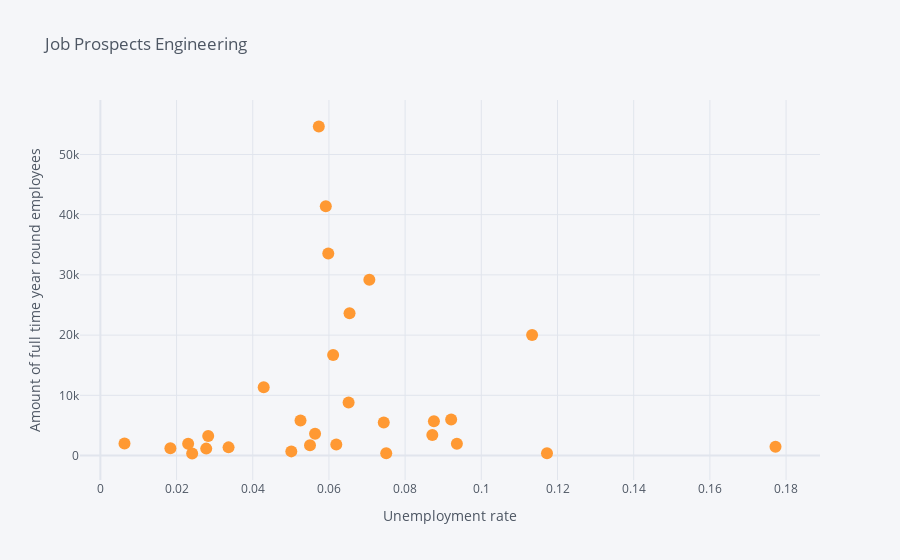
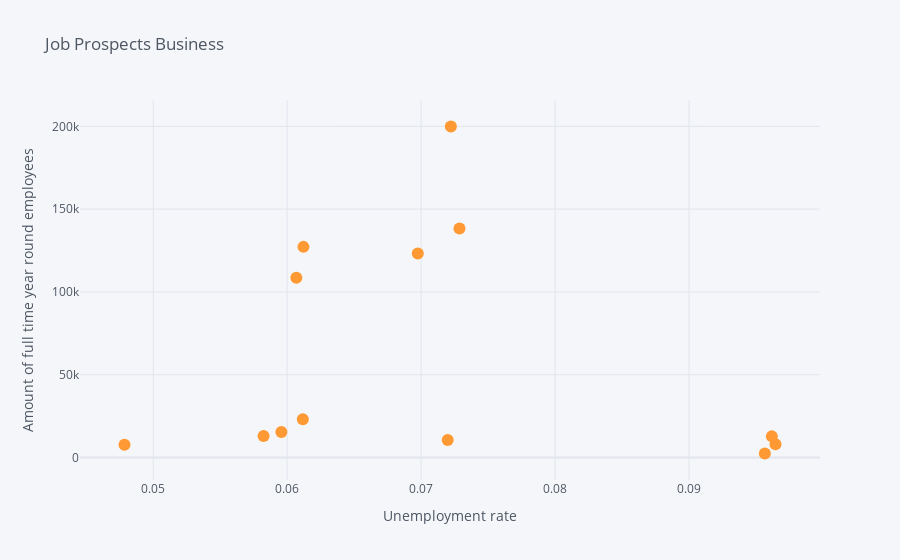

Write notebook code for charts like these, in order.
### Code cell
tds = df[df["Major_category"] == "Engineering"]
#Full_time_year_round,Unemployed,Unemployment_rate,Median,P25th,P75th,College_jobs,Non_college_jobs,Low_wage_jobs
tds.iplot(
    x="Unemployment_rate",
    y="Full_time_year_round",
    xTitle="Unemployment rate",
    yTitle="Amount of full time year round employees",
    text="Major",
    mode="markers",
    title="Job Prospects Engineering",
)

tds = df[df["Major_category"] == "Business"]
#Full_time_year_round,Unemployed,Unemployment_rate,Median,P25th,P75th,College_jobs,Non_college_jobs,Low_wage_jobs
tds.iplot(
    x="Unemployment_rate",
    y="Full_time_year_round",
    xTitle="Unemployment rate",
    yTitle="Amount of full time year round employees",
    text="Major",
    mode="markers",
    title="Job Prospects Business",
)

### Figure 1 — Plotly figure (JSON) as saved in the notebook; plotly's stock layout.template omitted (floating-point values rounded to 4 significant figures)
{"data": [{"line": {"color": "rgba(255, 153, 51, 1.0)", "dash": "solid", "shape": "linear", "width": 1.3}, "marker": {"size": 12, "symbol": "circle"}, "mode": "markers", "name": "Full_time_year_round", "text": ["PETROLEUM ENGINEERING", "MINING AND MINERAL ENGINEERING", "METALLURGICAL ENGINEERING", "NAVAL ARCHITECTURE AND MARINE ENGINEERING", "CHEMICAL ENGINEERING", "NUCLEAR ENGINEERING", "MECHANICAL ENGINEERING", "ELECTRICAL ENGINEERING", "COMPUTER ENGINEERING", "AEROSPACE ENGINEERING", "BIOMEDICAL ENGINEERING", "MATERIALS SCIENCE", "ENGINEERING MECHANICS PHYSICS AND SCIENCE", "BIOLOGICAL ENGINEERING", "INDUSTRIAL AND MANUFACTURING ENGINEERING", "GENERAL ENGINEERING", "ARCHITECTURAL ENGINEERING", "ELECTRICAL ENGINEERING TECHNOLOGY", "MATERIALS ENGINEERING AND MATERIALS SCIENCE", "CIVIL ENGINEERING", "MISCELLANEOUS ENGINEERING", "ENVIRONMENTAL ENGINEERING", "ENGINEERING TECHNOLOGIES", "GEOLOGICAL AND GEOPHYSICAL ENGINEERING", "INDUSTRIAL PRODUCTION TECHNOLOGIES", "ENGINEERING AND INDUSTRIAL MANAGEMENT", "ARCHITECTURE", "MISCELLANEOUS ENGINEERING TECHNOLOGIES", "MECHANICAL ENGINEERING RELATED TECHNOLOGIES"], "type": "scatter", "x": [0.01838, 0.1172, 0.0241, 0.05013, 0.0611, 0.1772, 0.05734, 0.05917, 0.06541, 0.06516, 0.09208, 0.02304, 0.006334, 0.08714, 0.04288, 0.05982, 0.06193, 0.08756, 0.02779, 0.07061, 0.07439, 0.09359, 0.05503, 0.07504, 0.02831, 0.03365, 0.1133, 0.05254, 0.05636], "y": [1207, 388, 340, 692, 16697, 1449, 54639, 41413, 23621, 8790, 5986, 1967, 2004, 3413, 11326, 33540, 1848, 5681, 1151, 29196, 5476, 1951, 1723, 396, 3242, 1358, 20026, 5825, 3607]}], "layout": {"legend": {"bgcolor": "#F5F6F9", "font": {"color": "#4D5663"}}, "paper_bgcolor": "#F5F6F9", "plot_bgcolor": "#F5F6F9", "title": {"font": {"color": "#4D5663"}, "text": "Job Prospects Engineering"}, "xaxis": {"gridcolor": "#E1E5ED", "showgrid": true, "tickfont": {"color": "#4D5663"}, "title": {"font": {"color": "#4D5663"}, "text": "Unemployment rate"}, "zerolinecolor": "#E1E5ED"}, "yaxis": {"gridcolor": "#E1E5ED", "showgrid": true, "tickfont": {"color": "#4D5663"}, "title": {"font": {"color": "#4D5663"}, "text": "Amount of full time year round employees"}, "zerolinecolor": "#E1E5ED"}}}

### Figure 2 — Plotly figure (JSON) as saved in the notebook; plotly's stock layout.template omitted (floating-point values rounded to 4 significant figures)
{"data": [{"line": {"color": "rgba(255, 153, 51, 1.0)", "dash": "solid", "shape": "linear", "width": 1.3}, "marker": {"size": 12, "symbol": "circle"}, "mode": "markers", "name": "Full_time_year_round", "text": ["ACTUARIAL SCIENCE", "MANAGEMENT INFORMATION SYSTEMS AND STATISTICS", "OPERATIONS LOGISTICS AND E-COMMERCE", "FINANCE", "BUSINESS ECONOMICS", "ACCOUNTING", "GENERAL BUSINESS", "INTERNATIONAL BUSINESS", "MISCELLANEOUS BUSINESS & MEDICAL ADMINISTRATION", "BUSINESS MANAGEMENT AND ADMINISTRATION", "MARKETING AND MARKETING RESEARCH", "HUMAN RESOURCES AND PERSONNEL MANAGEMENT", "HOSPITALITY MANAGEMENT"], "type": "scatter", "x": [0.09565, 0.05824, 0.04786, 0.06069, 0.09645, 0.06975, 0.07286, 0.09618, 0.07198, 0.07222, 0.06122, 0.05957, 0.06117], "y": [2482, 13017, 7724, 108595, 8000, 123169, 138299, 12823, 10637, 199897, 127230, 15446, 23106]}], "layout": {"legend": {"bgcolor": "#F5F6F9", "font": {"color": "#4D5663"}}, "paper_bgcolor": "#F5F6F9", "plot_bgcolor": "#F5F6F9", "title": {"font": {"color": "#4D5663"}, "text": "Job Prospects Business"}, "xaxis": {"gridcolor": "#E1E5ED", "showgrid": true, "tickfont": {"color": "#4D5663"}, "title": {"font": {"color": "#4D5663"}, "text": "Unemployment rate"}, "zerolinecolor": "#E1E5ED"}, "yaxis": {"gridcolor": "#E1E5ED", "showgrid": true, "tickfont": {"color": "#4D5663"}, "title": {"font": {"color": "#4D5663"}, "text": "Amount of full time year round employees"}, "zerolinecolor": "#E1E5ED"}}}
